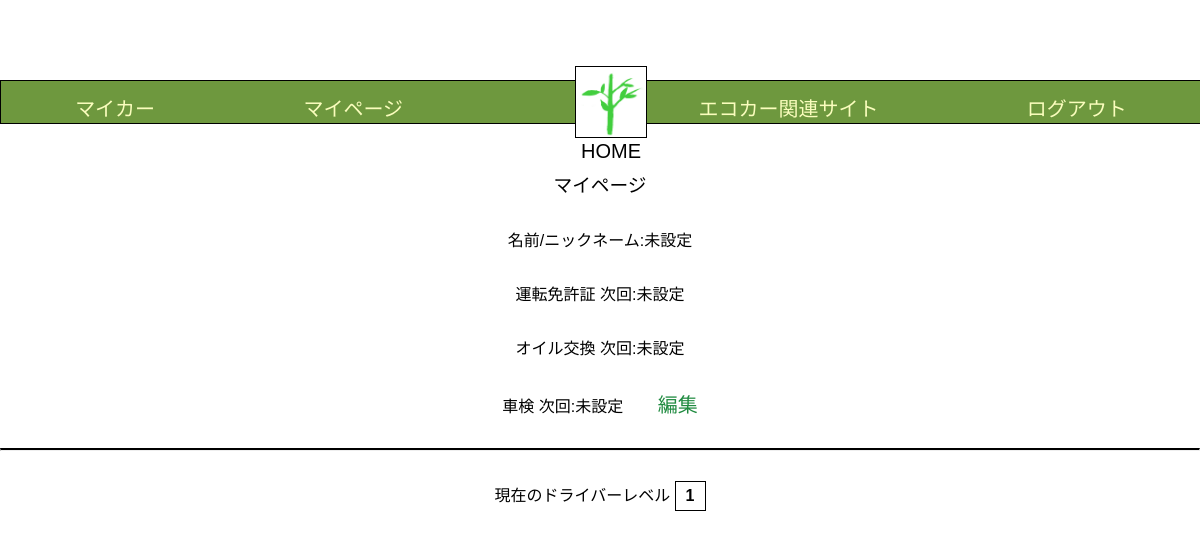
Page /Edrive/mypage/10 (signed in) on the committed database.
### Edrive/models.py (models this page shows, shortened)
class BaseModel(models.Model):
    created_at = models.DateTimeField(auto_now_add=True)
    updated_at = models.DateTimeField(auto_now=True)
    class Meta:
        abstract = True

class User(AbstractBaseUser, PermissionsMixin, BaseModel):
    name = models.CharField(max_length=1000, default='default_name')
    user_name = models.CharField(max_length=50)
    password = models.CharField(max_length=200)
    licence_expiry_on = models.DateField(null=True)
    driver_level = models.IntegerField(default=1)
    target_achievement_count = models.IntegerField(default=0)
    email = models.EmailField(max_length=255, unique=True)
    is_active = models.BooleanField(default=True)
    is_staff = models.BooleanField(default=False)
    groups = models.ManyToManyField(
        'auth.Group',
        related_name='edrive_user_set',  # 追加
        blank=True,
        help_text='The groups this user belongs to.',
        verbose_name='groups'
    )
    user_permissions = models.ManyToManyField(
        'auth.Permission',
        related_name='edrive_user_set',  # 追加
        blank=True,
        help_text='Specific permissions for this user.',
        verbose_name='user permissions'
    )
    USERNAME_FIELD = 'email'
    REQUIRED_FIELDS = ['user_name']
    objects = UserManager()

class MyCar(BaseModel):
    name = models.CharField(max_length=1000, default='default_name')
    user = models.ForeignKey(User, related_name='mycars', on_delete=models.CASCADE)
    car_model = models.ForeignKey(CarModel, on_delete=models.CASCADE,null=True)
    purchase_on = models.DateField(null=True)
    next_oil_change_on = models.DateField(null=True)
    next_inspection_on = models.DateField(null=True)
    target_fuel_efficiency = models.FloatField(null=True, blank=True)
    class Meta:
        db_table = 'my_cars'

### Edrive/views.py (the view)
# urls.py: path('mypage/<int:pk>',MyPageView.as_view(), name = 'mypage'),
class MyPageView(LoginRequiredMixin,View):
    template_name = 'mypage.html'
    def get(self, request, *args, **kwargs):
        user = request.user
        user_instance = User.objects.get(pk=user.pk)
        my_car = MyCar.objects.filter(user=user_instance).first()
        context = {
             'user':user_instance,
             'mycars_instance': my_car,
        }
        return render(request, self.template_name, context)

### templates/mypage.html (shortened to what this page needs)
{% load static %}
<!DOCTYPE html>
<html lang="ja">
   <head>
      <link rel="stylesheet" href="{% static 'css/style.css' %}">
   </head>
   <body>
       <header class="header-container">
      <nav class="navbar navbar-expand-lg navbar-light bg-light">
        <a class="navbar-brand" href="{% url 'Edrive:my_car' user.pk %}">マイカー</a>
        <a class="navbar-brand" href="{% url 'Edrive:mypage' user.pk %}">マイページ</a>
        <div class="logo">
        <a href="{% url 'Edrive:home' %}" class="home-link">
             <img src = "{% get_media_prefix %}shinryoku.png"  alt = "ホーム">
             <p>HOME</p>
        </a>
        </div>
        <a class="navbar-brand" href="{% url 'Edrive:eco_car_site' %}">エコカー関連サイト</a>
        <a class="navbar-brand" href="{% url 'Edrive:logout' %}">ログアウト</a>
      </nav>
      </header>
   </head>
  <body class="my_page">
    <h3>マイページ</h3>
    <h4>名前/ニックネーム:{{ user.user_name|default:"未設定"  }}</h4>
    <h4>運転免許証 次回:{{ user.licence_expiry_on|default:"未設定" }}</h4>
    <h4>オイル交換 次回:{{ mycars_instance.next_oil_change_on|default:"未設定" }}</h4>
    <h4>車検 次回:{{ mycars_instance.next_inspection_on|default:"未設定" }}
    <a class="navbar-b" href="{% url 'Edrive:mypage_edit' user.pk %}">編集</a>
    </h4>
    <hr class = "divider">
    <h4>現在のドライバーレベル <span class="driver-level-box">{{ user.driver_level }}</span></h4>
    </body>
</html>

### static/css/style.css (style rules this page uses)
.divider { border-top: 30px solid red; margin-top: 10px; margin-bottom: 10px; }
body { font-family: Arial, sans-serif; margin: 0; padding-top: 80px; }
.header-container { text-align: center; background-color: #6e983e; padding: 1px 0; position:fixed; left: 0; width: 100%; margin-top: 0; border:1px solid black; height:auto; z-index: 1000; }
.header-container a.navbar-brand { color: #fafdbd; text-decoration: none; font-weight: 400; padding: 0.5px; justify-content: space-around; }
.logo img { width:70px; height: 70px; border: 1px solid black; }
.navbar-brand { font-size: 20px; color: #fafdbd; display: flex; margin: 0; }
.navbar { display: flex; justify-content: space-around; align-items: center; padding: 0; margin: 0; }
.logo .home-link { display: flex; flex-direction: column; align-items: center; position: absolute; text-decoration: none; margin: 0 10px; top: -15px; left: 50%; transform: translateX(-50%); width: 80px; height: 80px; }
.logo p { margin: 2px 0 100px 0; font-size: 20px; color: #000000; font-weight:400; }
.navbar-brand { display: flex; text-align: center; margin-top: 10px; }
.my_page .navbar-b { color: #208b40; text-decoration: none; font-size:20px; display: inline-block; margin-left: 30px; }
.my_page h3 { text-align: center; margin-top: 90px; margin-bottom: 20px; font-weight: normal; }
.my_page h4 { text-align: center; margin-top: 30px; margin-bottom: 30px; font-weight: normal; }
.driver-level-box { display: inline-block; padding: 5px 10px; border: 1px solid #000; background-color: #ffffff; font-weight: bold; }

### templates/mypage.html (style rules this page uses)
.divider { border-top: 2px solid black; margin-top: 10px; margin-bottom: 10px; }

### rows in the picture
User: user_name "未設定", licence_expiry_on "未設定", driver_level "1"
MyCar: next_oil_change_on "未設定", next_inspection_on "未設定"
